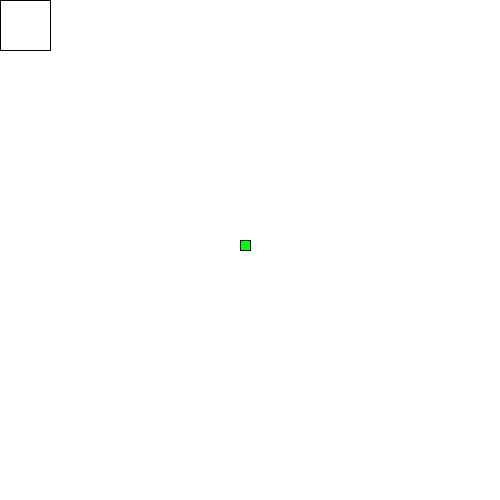
Frame 1 (no input)
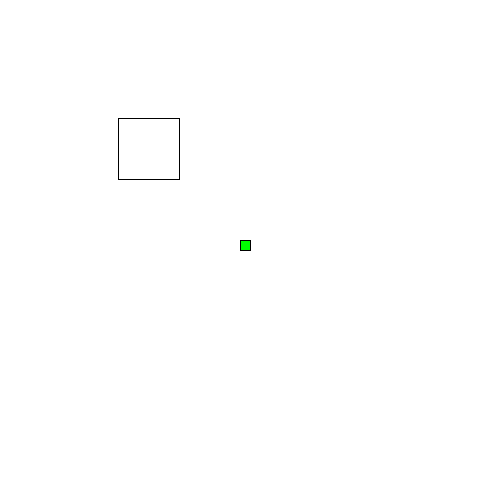
Frame 60 (the mouse pressed at the canvas centre just before this capture)
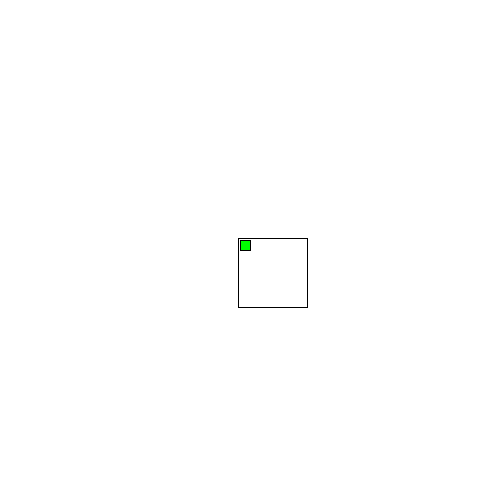
Frame 120 (the mouse held since frame 60 and released just before this capture)

The Processing sketch that drew these frames (run headless with seeded random() and noise(); from frame 60 on, the mouse is pressed at the canvas centre):

// Processing sketch: test
// ── test.pde
float x;
float y;
float a = 500;
float b = 0;
boolean right = false;
boolean left = true;
float rectWidth = 50;
float rectHeight = 50;

void setup (){
  size(500,500);
  


}
void draw (){
 background(255,255,255);
/*
x;
y;

rectWidth;
rectHeight;


if( x < 250) rectWidth += 10;
else if(x > 250) rectWidth -= 10;

if( y < 250) rectHeight += 10;
else if(y > 250) rectHeight -= 10;
50,50
150,150

midPointX = width / 2;
midPointY = width / 2;

GrowCounter = 0;



*/
SqrMove();
}

void SqrMove() {
  if (left == true){
  rect(x,y,rectWidth,rectHeight);
  x = x + 2;
  y = y + 2;


  fill(0, 255, 0);
  rect(240, 240, 10, 10);
  noFill();


  if( x < 250 - rectWidth / 2) rectWidth = rectWidth + 0.2;
  else if(x > 250 - rectWidth / 2) rectWidth -= 0.2;

  if( y < 250 - rectHeight / 2) rectHeight += 0.2;
  else if(y > 250 - rectHeight / 2) rectHeight -= 0.2;

  if ( x > width - rectWidth){
    x = 0;
    rectWidth = 50;
  }
  if (y > height - rectHeight){
    y = 0;
    rectHeight = 50;
    left = false;
    right = true;
  }
  }


  if (right == true){
  rect(a - rectWidth,b ,rectWidth,rectHeight);
  a = a - 2;
  b = b + 2;


  fill(0, 255, 0);
  rect(240, 240, 10, 10);
  noFill();


  if( a < 250 + rectWidth / 2) rectWidth = rectWidth - 0.2;
  else if(a > 250 + rectWidth / 2) rectWidth += 0.2;

  if( b < 250 - rectHeight / 2) rectHeight += 0.2;
  else if(b > 250 - rectHeight / 2) rectHeight -= 0.2;

  if ( x > width - rectWidth){
    x = 0;
    rectWidth = 50;
  }
  if (y > height - rectHeight){
    y = 0;
    rectHeight = 50;
    left = false;
  }
  }
}
